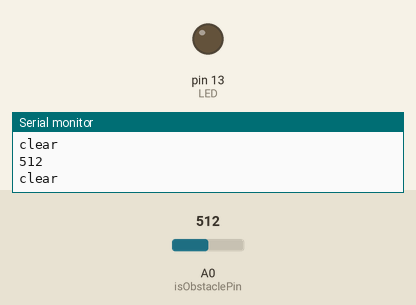
This sketch was run on a simulated Arduino Uno, built with avr-gcc and run on an emulated ATmega328P. On the bench: output pins drawn as LEDs (lit = HIGH), the last lines printed to the serial monitor. The test bench sets the inputs (shaded band); at power-on: A0 (isObstaclePin) = 512.

Above: at 1.2 s.
1.3 s: A0 (isObstaclePin) set to 76
2.8 s: A0 (isObstaclePin) set to 66
At 3.9 s:
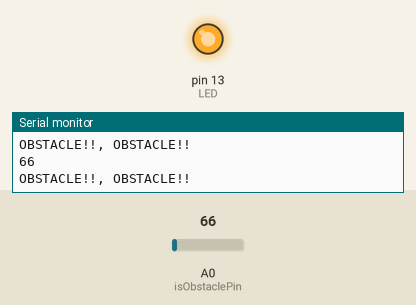
4.3 s: A0 (isObstaclePin) set to 122
At 5.3 s:
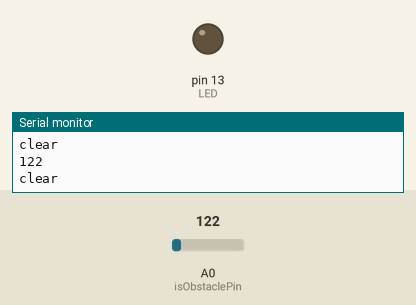
5.9 s: A0 (isObstaclePin) set to 60
At 6.6 s:
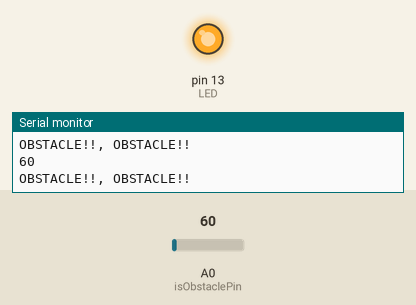
Timing chart, 0 to 8.5 s (numbered marks = the images above; inputs shaded):
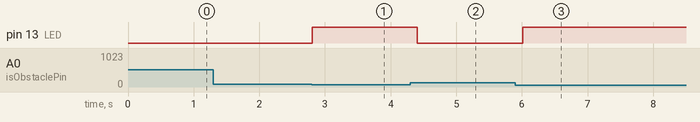

The sketch:

Hello_IR_Sensor.ino
```cpp
int LED = 13; // Use the onboard Uno LED
int isObstaclePin = A0;  // This is our input pin
int isObstacle = HIGH;  // HIGH MEANS NO OBSTACLE


void setup() {
  pinMode(LED, OUTPUT);
  pinMode(isObstaclePin, INPUT);
  Serial.begin(9600);

}

void loop() {
  isObstacle = analogRead(isObstaclePin);
  Serial.println(isObstacle);
  if (isObstacle <= 70)
  {
    Serial.println("OBSTACLE!!, OBSTACLE!!");
    digitalWrite(LED, HIGH);
  }
  else
  {
    Serial.println("clear");
    digitalWrite(LED, LOW);
  }
  delay(200);
}
```

Measured:
- the behaviour switches between 71 and 70 on A0 (isObstaclePin) (found by bisection; images 0 and 1)
- after the input at 2.8 s, pin 13 (LED): LOW → HIGH at once
- after the input at 4.3 s, pin 13 (LED): HIGH → LOW after 0.11 s
- after the input at 5.9 s, pin 13 (LED): LOW → HIGH after 0.11 s
